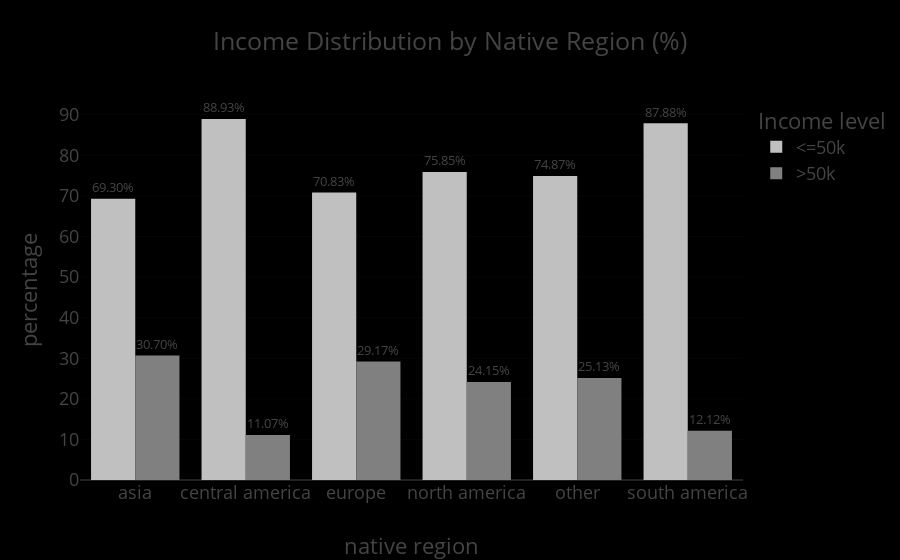

Notebook code cell kept with this figure:
### Code cell
# ... [grouping & percentage calculation code stays the same] ...

fig = px.bar(
    adult_df_income_reg,
    x='native_region',
    y='percentage',
    color='income',
    title='Income Distribution by Native Region (%)',
    barmode='group',
    color_discrete_sequence=['#C0C0C0', '#808080'],
    text='percentage'
)

fig.update_traces(texttemplate='%{text:.2f}%', textposition='outside')

fig.update_layout(
    template="presentation",
    xaxis_title='native region',
    yaxis_title='percentage',
    legend_title=dict(text='Income level'),
    xaxis_title_standoff=50,
    paper_bgcolor='rgb(0,0,0)',
    plot_bgcolor='rgb(0,0,0)'
)

fig.show()
fig.write_image(os.path.join(results_dir, 'income_distribution_by_nativeregion_bar.jpg'))
fig.write_image(os.path.join(results_dir, 'income_distribution_by_nativeregion_bar.png'))
fig.write_html(os.path.join(results_dir, 'income_distribution_by_nativeregion_bar.html'))

### Figure 1 — Plotly figure (JSON) as saved in the notebook; plotly's stock layout.template omitted (floating-point values rounded to 4 significant figures)
{"data": [{"alignmentgroup": "True", "hovertemplate": "income=<=50k<br>native_region=%{x}<br>percentage=%{text}<extra></extra>", "legendgroup": "<=50k", "marker": {"color": "#C0C0C0", "pattern": {"shape": ""}}, "name": "<=50k", "offsetgroup": "<=50k", "orientation": "v", "showlegend": true, "text": [69.3, 88.93, 70.83, 75.85, 74.87, 87.88], "textposition": "outside", "texttemplate": "%{text:.2f}%", "type": "bar", "x": ["asia", "central america", "europe", "north america", "other", "south america"], "xaxis": "x", "y": [69.3, 88.93, 70.83, 75.85, 74.87, 87.88], "yaxis": "y"}, {"alignmentgroup": "True", "hovertemplate": "income=>50k<br>native_region=%{x}<br>percentage=%{text}<extra></extra>", "legendgroup": ">50k", "marker": {"color": "#808080", "pattern": {"shape": ""}}, "name": ">50k", "offsetgroup": ">50k", "orientation": "v", "showlegend": true, "text": [30.7, 11.07, 29.17, 24.15, 25.13, 12.12], "textposition": "outside", "texttemplate": "%{text:.2f}%", "type": "bar", "x": ["asia", "central america", "europe", "north america", "other", "south america"], "xaxis": "x", "y": [30.7, 11.07, 29.17, 24.15, 25.13, 12.12], "yaxis": "y"}], "layout": {"autosize": true, "barmode": "group", "legend": {"title": {"text": "Income level"}, "tracegroupgap": 0}, "paper_bgcolor": "rgb(0, 0, 0)", "plot_bgcolor": "rgb(0, 0, 0)", "title": {"text": "Income Distribution by Native Region (%)"}, "xaxis": {"anchor": "y", "autorange": true, "domain": [0, 1], "range": [-0.5, 5.5], "title": {"standoff": 50, "text": "native region"}, "type": "category"}, "yaxis": {"anchor": "x", "autorange": true, "domain": [0, 1], "range": [0, 93.61], "title": {"text": "percentage"}, "type": "linear"}}}
